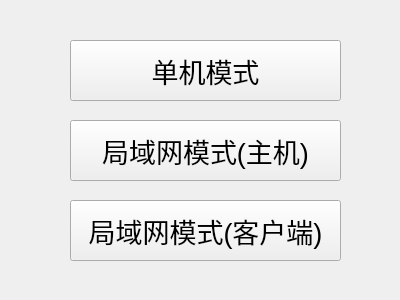
<?xml version="1.0" encoding="UTF-8"?>
<ui version="4.0">
 <class>Form2</class>
 <widget class="QWidget" name="Form2">
  <property name="geometry">
   <rect>
    <x>0</x>
    <y>0</y>
    <width>400</width>
    <height>300</height>
   </rect>
  </property>
  <property name="windowTitle">
   <string>斗地主启动界面</string>
  </property>
  <widget class="QPushButton" name="Host">
   <property name="geometry">
    <rect>
     <x>70</x>
     <y>120</y>
     <width>271</width>
     <height>61</height>
    </rect>
   </property>
   <property name="font">
    <font>
     <pointsize>20</pointsize>
    </font>
   </property>
   <property name="text">
    <string>局域网模式(主机)</string>
   </property>
  </widget>
  <widget class="QPushButton" name="Client">
   <property name="geometry">
    <rect>
     <x>70</x>
     <y>200</y>
     <width>271</width>
     <height>61</height>
    </rect>
   </property>
   <property name="font">
    <font>
     <pointsize>20</pointsize>
    </font>
   </property>
   <property name="text">
    <string>局域网模式(客户端)</string>
   </property>
  </widget>
  <widget class="QPushButton" name="Single">
   <property name="geometry">
    <rect>
     <x>70</x>
     <y>40</y>
     <width>271</width>
     <height>61</height>
    </rect>
   </property>
   <property name="font">
    <font>
     <pointsize>20</pointsize>
    </font>
   </property>
   <property name="text">
    <string>单机模式</string>
   </property>
  </widget>
 </widget>
 <resources/>
 <connections/>
</ui>
